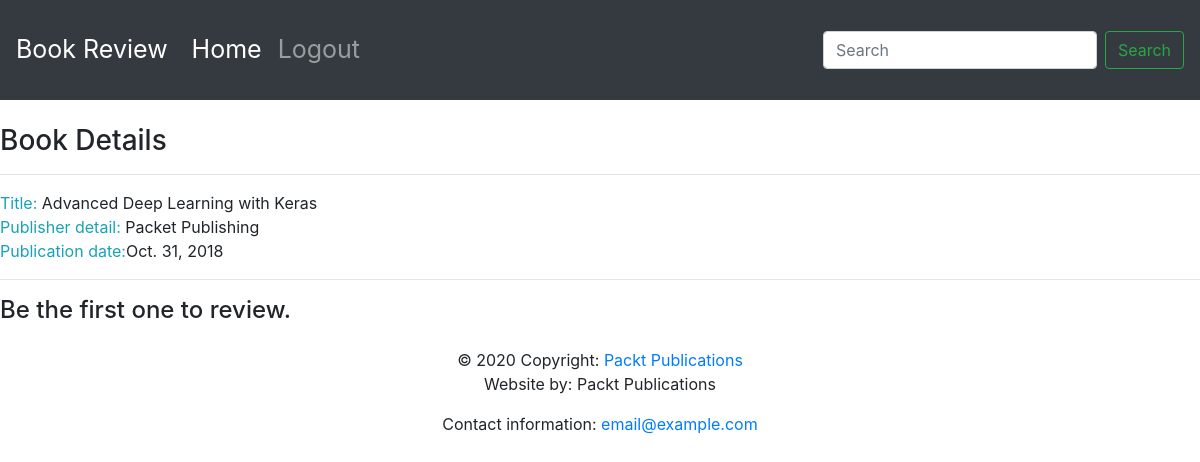
The app's page /book/1/, older data.
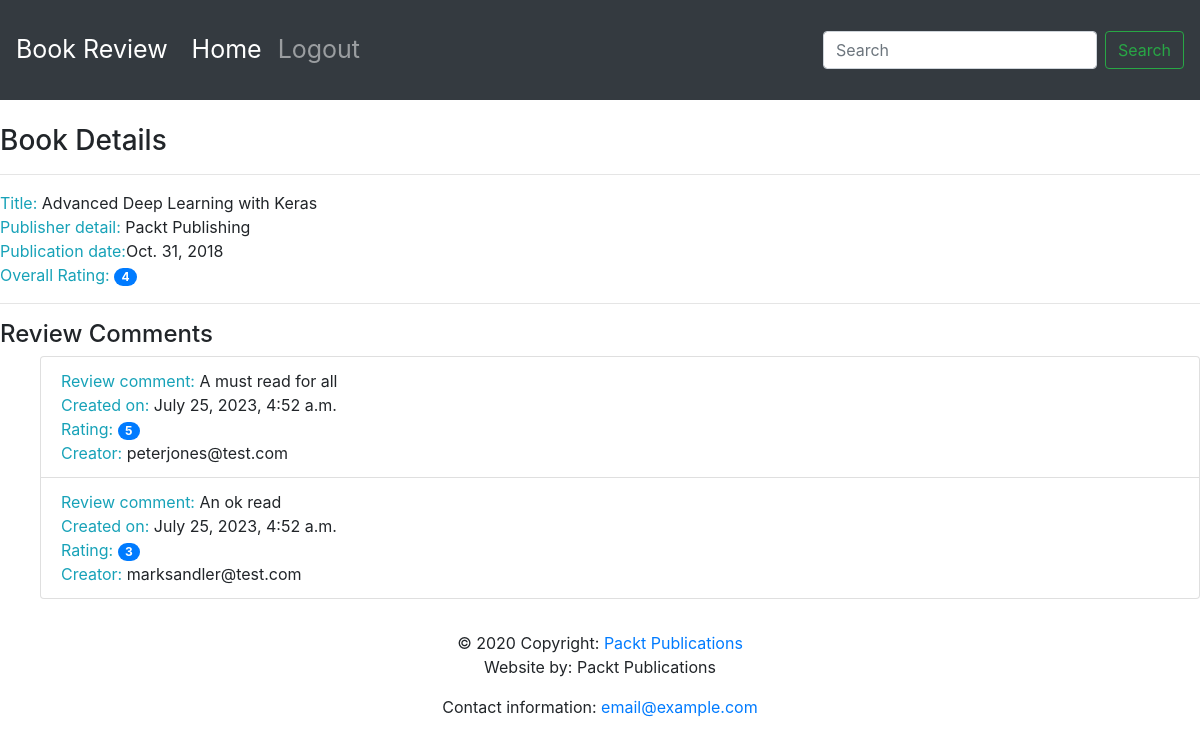
The same page, newer data.
### reviews/models.py (models this page shows, shortened)
class Book(models.Model):
    title = models.CharField(max_length=70, help_text="The title of the book.")
    publication_date = models.DateField(verbose_name="Date the book was published.")
    isbn = models.CharField(max_length=20, help_text="ISBN number of the book.")
    publisher = models.ForeignKey(Publisher, on_delete=models.CASCADE)  # many to one
    contributors = models.ManyToManyField('Contributor', through="BookContributor")

class Publisher(models.Model):
    name = models.CharField(max_length=50, help_text="The name of the publisher.")
    website = models.URLField(help_text="The publishers website.")
    email = models.EmailField(help_text="The publishers email.")
    def __str__(self):
        return self.name

class Review(models.Model):
    content = models.TextField(help_text="The Review text.")
    rating = models.IntegerField(help_text="The rating the reviewer has given.")
    date_created = models.DateTimeField(auto_now_add=True, help_text="The date and time review was created.")
    date_edited = models.DateTimeField(null=True, help_text="The date and time the review was last edited.")
    creator = models.ForeignKey(auth.get_user_model(), on_delete=models.CASCADE)
    book = models.ForeignKey(Book, on_delete=models.CASCADE, help_text= "The Book that is review is for.")

### reviews/views.py (the view)
# urls.py: path('book/<int:pk>/', views.book_detail, name='book_detail'),
def book_detail(request, pk):
    book = get_object_or_404(Book, pk=pk)
    reviews = book.review_set.all()
    if reviews:
        book_rating = average_rating([review.rating for review in reviews])
        context = {
            'book': book,
            'book_rating': book_rating,
            'reviews': reviews,
        }
    else:
        context = {
            'book': book,
            'book_rating': None,
            'reviews': None,
        }
    return render(request, 'reviews/book_detail.html', context)

### reviews/utils.py (called while the page is built)
def average_rating(rating_list):
    if not rating_list:
        return 0
    return round(sum(rating_list) / len(rating_list))

### templates/reviews/book_detail.html
{% extends 'base.html' %}
{% block content %}
    <br>
    <h3>Book Details</h3>
    <hr>
    <span class="text-info">Title: </span><span>{{ book.title }}</span>
    <br>
    <span class="text-info">Publisher detail: </span><span>{{ book.publisher }}</span>
    <br>
    <span class="text-info">Publication date:</span><span>{{ book.publication_date }}</span>
    <br>
    {% if not reviews %}
        <hr>
        <h4>Be the first one to review.</h4>
    {% else %}
        <span class="text-info">Overall Rating: </span><span class="badge badge-primary badge-pill">{{ book_rating }}</span>
        <br>
        <hr>
        <h4>Review Comments</h4>
        <ul>
        {% for review in reviews %}
            <li class="list-group-item">
                <span class="text-info">Review comment: </span><span>{{ review.content }}</span>
                <br>
                <span class="text-info">Created on: </span><span>{{ review.date_created }}</span>
                <br>
                <span class="text-info">Rating: </span><span class="badge badge-primary badge-pill">{{ review.rating }}</span>
                <br>
                <span class="text-info">Creator: </span><span>{{ review.creator.username }}</span>
                <br>
            </li>
        {% endfor %}
        </ul>
    {% endif %}
{% endblock content %}

### templates/base.html (shortened to what this page needs)
<!doctype html>
{% load static %}
<html lang="en">
  <head>
    <link rel="stylesheet" href="https://stackpath.bootstrapcdn.com/bootstrap/4.4.1/css/bootstrap.min.css">
    <link rel="stylesheet" href="https://cdnjs.cloudflare.com/ajax/libs/font-awesome/4.7.0/css/font-awesome.min.css">
  </head>
  <body>
        <nav class="navbar navbar-expand-sm navbar-dark bg-dark sticky-top">
          <a class="navbar-brand" href="/">Book Review</a>
          <div class="collapse navbar-collapse" id="navbarSupportedContent">
            <ul class="navbar-nav mr-auto">
              <li class="nav-item active">
                <a class="nav-link" href="/books/">Home <span class="sr-only">(current)</span></a>
              </li>
              <li class="nav-item">
                <a class="nav-link" href="#">Logout</a>
              </li>
            </ul>
            <form class="form-inline my-2 my-lg-0">
              <input class="form-control mr-sm-2" type="search" placeholder="Search" aria-label="Search">
              <button class="btn btn-outline-success my-2 my-sm-0" type="submit">Search</button>
            </form>
          </div>
        </nav>
         {% block content %}{% endblock %}
  <footer class="page-footer font-small blue">
    <div class="footer-copyright text-center py-3">© 2020 Copyright:
      <a href="https://www.packtpub.com"> Packt Publications</a>
      <p>Website by: Packt Publications</p>
      <p>Contact information: <a href="mailto:email@example.com">email@example.com</a></p>
    </div>
  </footer>
  </body>
</html>

### templates/base.html (style rules this page uses)
.navbar { min-height: 100px; font-size: 25px; }
.navbar-brand { font-size: 25px; }

Row changes from the older to the newer data that the page shows:
changed through a linked row, Book "Advanced Deep Learning with Keras": publisher "Packet Publishing" → "Packt Publishing"
added Review: content "A must read for all", date_created "July 25, 2023, 4:52 a.m.", rating "5", creator.username "peterjones@test.com"
added Review: content "An ok read", date_created "July 25, 2023, 4:52 a.m.", rating "3", creator.username "marksandler@test.com"
Text that changed along with them:
{{ book_rating }}: (not shown) → "4"
text no longer shown: "Be the first one to review."
text now shown: "Overall Rating: Review Comments"
